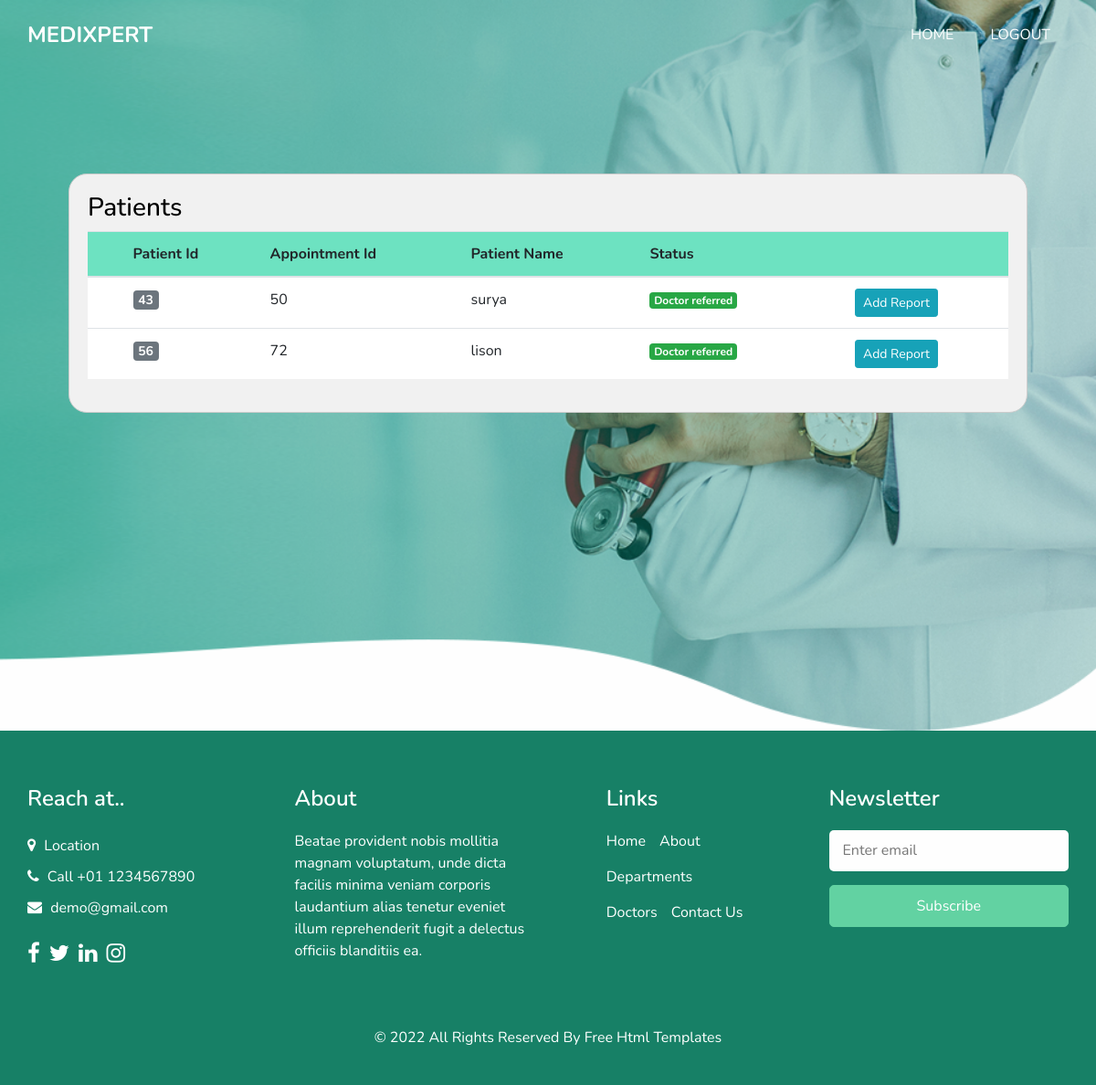
The app's page /lab/home/ with its own data.
### patient/models.py (models this page shows)
class testResult(models.Model):
    tid = models.AutoField(primary_key=True)
    uname = models.CharField(max_length=30)
    uid = models.IntegerField()
    bid = models.IntegerField()
    age = models.CharField(max_length=30)
    gender = models.CharField(max_length=30)
    bloodp = models.IntegerField(default=0)
    chol = models.IntegerField(default=0)
    fasting = models.CharField(max_length=30,default="NULL")
    ecg = models.CharField(max_length=100,default="NULL")
    heart = models.IntegerField(default=0)
    cpain = models.CharField(max_length=30,default="NULL")
    cpaintype = models.CharField(max_length=200,default="NULL")
    status = models.BooleanField(default=True)

### lab/views.py (the view)
# urls.py: 2. Add a URL to urlpatterns:  path('', views.home, name='home')
def home(request):
    patients = testResult.objects.all()
    return render(request,'labhome.html', {"patients":patients})

### templates/labhome.html (shortened to what this page needs)
{% load static %}
<!DOCTYPE html>
<html>
<head>
  <link rel="stylesheet" href="https://cdnjs.cloudflare.com/ajax/libs/font-awesome/5.15.3/css/all.min.css">
  <link rel="stylesheet" type="text/css" href="{% static 'css/bootstrap.css' %}" />
  <link rel="stylesheet" type="text/css" href="https://cdnjs.cloudflare.com/ajax/libs/OwlCarousel2/2.3.4/assets/owl.carousel.min.css" />
  <link href="{% static ' css/font-awesome.min.css' %}" rel="stylesheet" />
  <link href="{% static 'css/style.css' %}" rel="stylesheet" />
  <link href="{% static 'css/responsive.css' %}" rel="stylesheet" />
</head>
<body>
  <div class="hero_area">
    <div class="hero_bg_box">
    </div>
    <header class="header_section">
      <div class="container">
        <nav class="navbar navbar-expand-lg custom_nav-container ">
          <a class="navbar-brand" href="index.html">
            <span>
              MediXpert
            </span>
          </a>
          <div class="collapse navbar-collapse" id="navbarSupportedContent">
            <ul class="navbar-nav">
              <li class="nav-item active">
                <a class="nav-link" href="{% url 'patient:home' %}">Home <span class="sr-only">(current)</span></a>
              </li>
              <li class="nav-item">
                <a class="nav-link" onclick="if (confirm('Are you sure you want to log out?')) { } else { event.preventDefault(); }" href="{% url 'lab:logout' %}">Logout</a>
              </li>
            </ul>
          </div>
        </nav>
      </div>
    </header>
    <section class="department_section layout_padding">
      <div class="container">
        <br>
        <div class="custom-container">
        <h3>Patients</h3>
      <table class="table" style="background-color:#ffffff">
        <thead style="background-color:#08ce9696">
          <tr>
            <th scope="col"></th>
            <th scope="col">Patient Id</th>
            <th scope="col">Appointment Id</th>
            <th scope="col">Patient Name</th>
            <th scope="col">Status</th>
            <th scope="col"></th>
            <th scope="col"></th>
          </tr>
        </thead>
        <tbody>
          {% for patient in patients %}
          {% if patient.status %}
          <tr>
            <th scope="row"></th>
            <td><span class="badge badge-secondary" style="font-size: 14px;">{{ patient.uid }}</span></td>
            <td>{{ patient.bid }}</td>
            <td>{{ patient.uname }}</td>
            <td><span class="badge badge-success">Doctor referred</span> </td>
            <td></td>
            <td><a class="btn btn-info btn-sm" href="{% url 'lab:consult' patient.tid %}" role="button">Add Report</a></td>
            {% endif %}
          </tr>
          {% endfor %}
        </tbody>
      </table>
    </div>
    <div class="custom-container2"></div>
          </div>
        </div>
  <footer class="footer_section">
    <div class="container">
      <div class="row">
        <div class="col-md-6 col-lg-3 footer_col">
          <div class="footer_contact">
            <h4>
              Reach at..
            </h4>
            <div class="contact_link_box">
              <a href="">
                <i class="fa fa-map-marker" aria-hidden="true"></i>
                <span>
                  Location
                </span>
              </a>
              <a href="">
                <i class="fa fa-phone" aria-hidden="true"></i>
                <span>
                  Call +01 1234567890
                </span>
              </a>
              <a href="">
                <i class="fa fa-envelope" aria-hidden="true"></i>
                <span>
                  demo@gmail.com
                </span>
              </a>
            </div>
          </div>
          <div class="footer_social">
            <a href="">
              <i class="fa fa-facebook" aria-hidden="true"></i>
            </a>
            <a href="">
              <i class="fa fa-twitter" aria-hidden="true"></i>
            </a>
            <a href="">
              <i class="fa fa-linkedin" aria-hidden="true"></i>
            </a>
            <a href="">
              <i class="fa fa-instagram" aria-hidden="true"></i>
            </a>
          </div>
        </div>
        <div class="col-md-6 col-lg-3 footer_col">
          <div class="footer_detail">
            <h4>
              About
            </h4>
            <p>
              Beatae provident nobis mollitia magnam voluptatum, unde dicta facilis minima veniam corporis laudantium alias tenetur eveniet illum reprehenderit fugit a delectus officiis blanditiis ea.
            </p>
          </div>
        </div>
        <div class="col-md-6 col-lg-2 mx-auto footer_col">
          <div class="footer_link_box">
            <h4>
              Links
            </h4>
            <div class="footer_links">
              <a class="active" href="index.html">
                Home
              </a>
              <a class="" href="about.html">
                About
              </a>
              <a class="" href="departments.html">
                Departments
              </a>
              <a class="" href="doctors.html">
                Doctors
              </a>
              <a class="" href="contact.html">
                Contact Us
              </a>
            </div>
          </div>
        </div>
        <div class="col-md-6 col-lg-3 footer_col ">
          <h4>
            Newsletter
          </h4>
          <form action="#">
            <input type="email" placeholder="Enter email" />
            <button type="submit">
              Subscribe
            </button>
          </form>
        </div>
      </div>
      <div class="footer-info">
        <p>
          &copy; <span id="displayYear"></span> All Rights Reserved By
          <a href="https://html.design/">Free Html Templates</a>
        </p>
      </div>
    </div>
  </footer>
</body>
</html>

### static/css/style.css (style rules this page uses)
body { font-family: 'Nunito', sans-serif; color: #000000; background-color: #fefefe; overflow-x: hidden; }
.layout_padding { padding: 90px 0; }
a, a:hover, a:focus { text-decoration: none; }
.btn, .btn:focus { outline: none !important; -webkit-box-shadow: none; box-shadow: none; }
.hero_area { position: relative; min-height: 100vh; display: -webkit-box; display: -ms-flexbox; display: flex; -webkit-box-orient: vertical; -webkit-box-direction: normal; -ms-flex-direction: column; flex-direction: column; }
.hero_area .hero_bg_box { position: absolute; top: 0; left: 0; width: 100%; height: 100%; display: -webkit-box; display: -ms-flexbox; display: flex; -webkit-box-pack: center; -ms-flex-pack: center; justify-content: center; -webkit-box-align: end; -ms-flex-align: end; align-items: flex-end; overflow: hidden; z-index: -1; }
.header_section { padding: 15px 0; }
.navbar-brand span { font-weight: bold; font-size: 24px; color: #ffffff; text-transform: uppercase; }
.custom_nav-container { padding: 0; }
.custom_nav-container .navbar-nav { margin-left: auto; }
.custom_nav-container .navbar-nav .nav-item .nav-link { padding: 5px 20px; color: #ffffff; text-align: center; text-transform: uppercase; border-radius: 5px; -webkit-transition: all 0.3s; transition: all 0.3s; }
.department_section { position: relative; }
.footer_section { background: #178066; color: #ffffff; padding: 60px 0 15px 0; position: relative; }
.footer_section h4 { font-weight: 600; margin-bottom: 20px; }
.footer_section .footer_col { margin-bottom: 30px; }
.footer_section .footer_contact .contact_link_box { display: -webkit-box; display: -ms-flexbox; display: flex; -webkit-box-orient: vertical; -webkit-box-direction: normal; -ms-flex-direction: column; flex-direction: column; }
.footer_section .footer_contact .contact_link_box a { margin: 5px 0; color: #ffffff; }
.footer_section .footer_contact .contact_link_box a i { margin-right: 5px; }
.footer_section .footer_social { display: -webkit-box; display: -ms-flexbox; display: flex; margin-top: 20px; margin-bottom: 10px; }
.footer_section .footer_social a { display: -webkit-box; display: -ms-flexbox; display: flex; -webkit-box-pack: center; -ms-flex-pack: center; justify-content: center; -webkit-box-align: center; -ms-flex-align: center; align-items: center; color: #ffffff; border-radius: 100%; margin-right: 10px; font-size: 24px; }
.footer_section .footer_links { display: -webkit-box; display: -ms-flexbox; display: flex; -ms-flex-wrap: wrap; flex-wrap: wrap; }
.footer_section .footer_links a { display: -webkit-box; display: -ms-flexbox; display: flex; -webkit-box-align: center; -ms-flex-align: center; align-items: center; margin-right: 15px; margin-bottom: 15px; color: #ffffff; }
.footer_section form input { border: none; background-color: #fefefe; width: 100%; height: 45px; color: #000000; outline: none; border-radius: 5px; padding: 0 15px; }
.footer_section form input::placeholder { color: #777; }
.footer_section form button { width: 100%; text-align: center; display: inline-block; padding: 10px 55px; background-color: #62d2a2; color: #ffffff; border-radius: 5px; -webkit-transition: all 0.3s; transition: all 0.3s; border: 1px solid #62d2a2; margin-top: 15px; }
.footer_section .footer-info { text-align: center; }
.footer_section .footer-info p { color: #ffffff; padding: 25px 0; margin: 0; }
.footer_section .footer-info p a { color: inherit; }

### static/css/responsive.css (style rules this page uses)
@media (max-width: 1299px) { .hero_area .hero_bg_box { top: 0; left: 0; width: 100%; } }
@media (min-width: 1200px) { .container { max-width: 1170px; } }

### templates/labhome.html (style rules this page uses)
.container { border-radius: 40px; }
.custom-container { background-color: #f1f1f1; border: 1px solid #ccc; border-radius: 20px; width: 1050px; margin: 0 auto; padding: 20px; }
.custom-container2 { height: 50px; }

### records on screen
testResult: uid "43", bid "50", uname "surya"
testResult: uid "56", bid "72", uname "lison"
